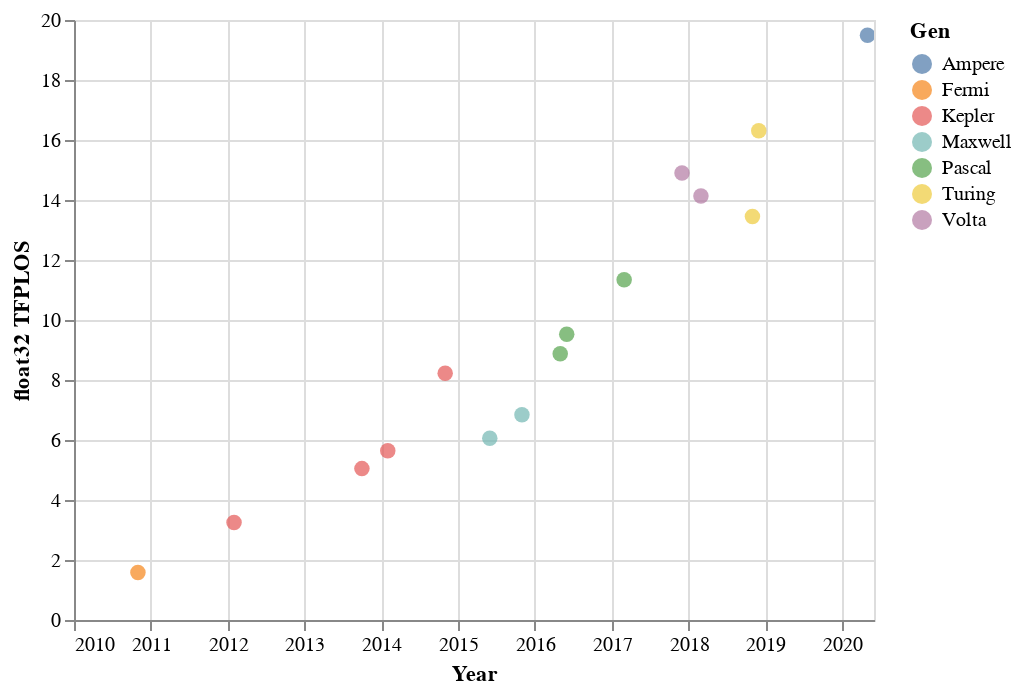

Notebook code for this chart:
### Code cell
alt.Chart(df).mark_circle(size=60).encode(
    alt.X('Year:T',scale=alt.Scale(domain=(pd.Timestamp(2010,1,1), pd.Timestamp(2020,6,1)))),
    y=alt.Y('Compute',axis=alt.Axis(title="float32 TFPLOS")),
    color='Gen',
    tooltip=['GPU','Node','Compute','Gen','Memory','Tensor cores']
).interactive()

### Figure 1 — Vega-Lite specification as saved in the notebook (floating-point values rounded to 4 significant figures)
{"config": {"view": {"continuousWidth": 400, "continuousHeight": 300}}, "data": {"name": "data-1ae6879750c94021d869a8d3aa6ca0d2"}, "mark": {"type": "circle", "size": 60}, "encoding": {"color": {"type": "nominal", "field": "Gen"}, "tooltip": [{"type": "nominal", "field": "GPU"}, {"type": "nominal", "field": "Node"}, {"type": "quantitative", "field": "Compute"}, {"type": "nominal", "field": "Gen"}, {"type": "nominal", "field": "Memory"}, {"type": "nominal", "field": "Tensor cores"}], "x": {"type": "temporal", "field": "Year", "scale": {"domain": ["2010-01-01T00:00:00", "2020-06-01T00:00:00"]}}, "y": {"type": "quantitative", "axis": {"title": "float32 TFPLOS"}, "field": "Compute"}}, "selection": {"selector016": {"type": "interval", "bind": "scales", "encodings": ["x", "y"]}}, "$schema": "https://vega.github.io/schema/vega-lite/v4.8.1.json", "datasets": {"data-1ae6879750c94021d869a8d3aa6ca0d2": [{"Year": "2010-11-01T00:00:00", "GPU": "GTX 580", "Gen": "Fermi", "Memory": "1.5GB", "Compute": 1.581, "Tensor cores": false, "Node": "40nm"}, {"Year": "2012-02-01T00:00:00", "GPU": "GTX 680", "Gen": "Kepler", "Memory": "2GB", "Compute": 3.25, "Tensor cores": false, "Node": "28nm"}, {"Year": "2013-10-01T00:00:00", "GPU": "K40", "Gen": "Kepler", "Memory": "12GB", "Compute": 5.046, "Tensor cores": false, "Node": "28nm"}, {"Year": "2014-02-01T00:00:00", "GPU": "Titan Black", "Gen": "Kepler", "Memory": "6GB", "Compute": 5.645, "Tensor cores": false, "Node": "28nm"}, {"Year": "2014-11-01T00:00:00", "GPU": "K80", "Gen": "Kepler", "Memory": "2x12GB", "Compute": 8.226, "Tensor cores": false, "Node": "28nm"}, {"Year": "2015-06-01T00:00:00", "GPU": "GTX 980 Ti", "Gen": "Maxwell", "Memory": "6GB", "Compute": 6.06, "Tensor cores": false, "Node": "28nm"}, {"Year": "2015-11-01T00:00:00", "GPU": "M40", "Gen": "Maxwell", "Memory": "12GB", "Compute": 6.844, "Tensor cores": false, "Node": "28nm"}, {"Year": "2016-05-01T00:00:00", "GPU": "GTX 1080", "Gen": "Pascal", "Memory": "8GB", "Compute": 8.873, "Tensor cores": false, "Node": "16nm"}, {"Year": "2016-06-01T00:00:00", "GPU": "P100", "Gen": "Pascal", "Memory": "16GB", "Compute": 9.526, "Tensor cores": false, "Node": "16nm"}, {"Year": "2017-03-01T00:00:00", "GPU": "GTX 1080Ti", "Gen": "Pascal", "Memory": "11GB", "Compute": 11.34, "Tensor cores": false, "Node": "16nm"}, {"Year": "2017-12-01T00:00:00", "GPU": "Titan V", "Gen": "Volta", "Memory": "12GB", "Compute": 14.9, "Tensor cores": true, "Node": "12nm"}, {"Year": "2018-03-01T00:00:00", "GPU": "V100", "Gen": "Volta", "Memory": "16/32GB", "Compute": 14.13, "Tensor cores": true, "Node": "12nm"}, {"Year": "2018-11-01T00:00:00", "GPU": "RTX 2080 Ti", "Gen": "Turing", "Memory": "12GB", "Compute": 13.45, "Tensor cores": true, "Node": "12nm"}, {"Year": "2018-12-01T00:00:00", "GPU": "Titan RTX", "Gen": "Turing", "Memory": "24GB", "Compute": 16.31, "Tensor cores": true, "Node": "12nm"}, {"Year": "2020-05-01T00:00:00", "GPU": "A100", "Gen": "Ampere", "Memory": "40GB", "Compute": 19.49, "Tensor cores": true, "Node": "7nm"}]}}
